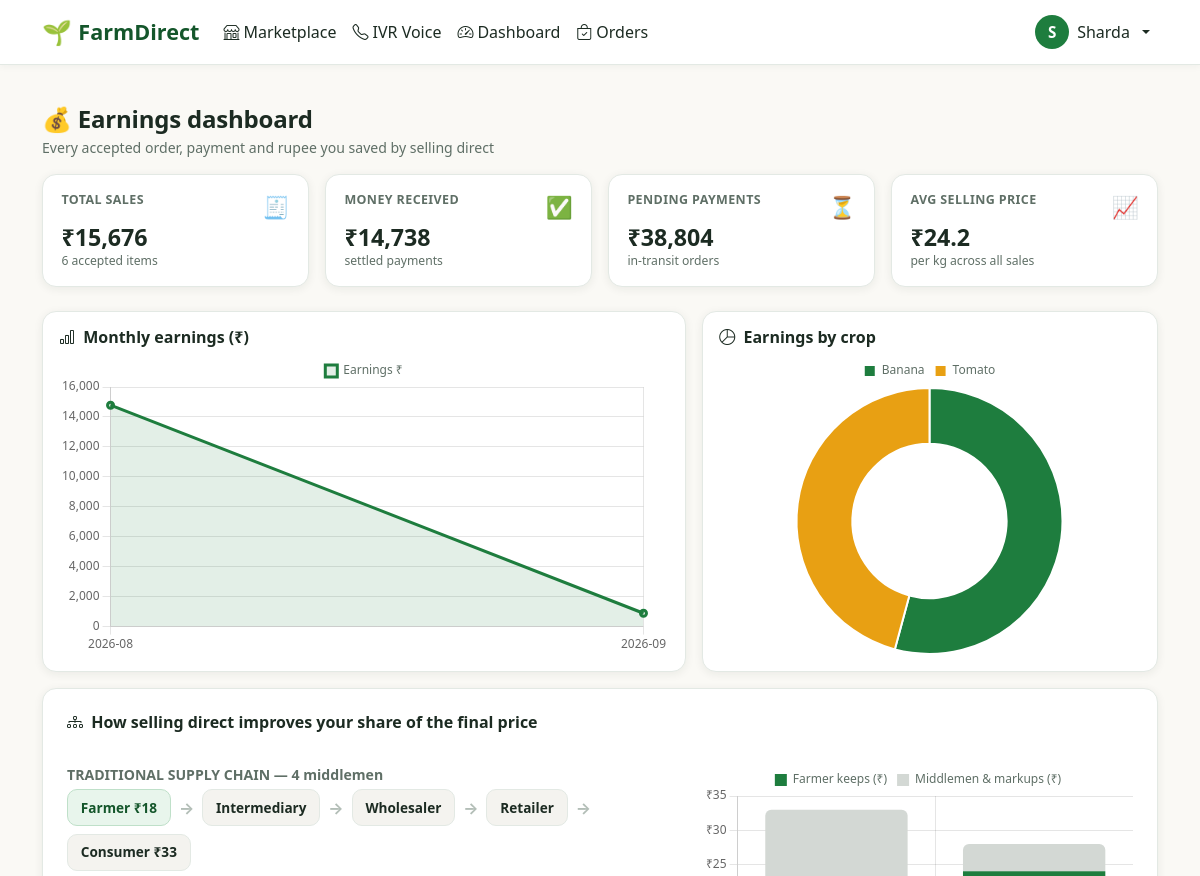
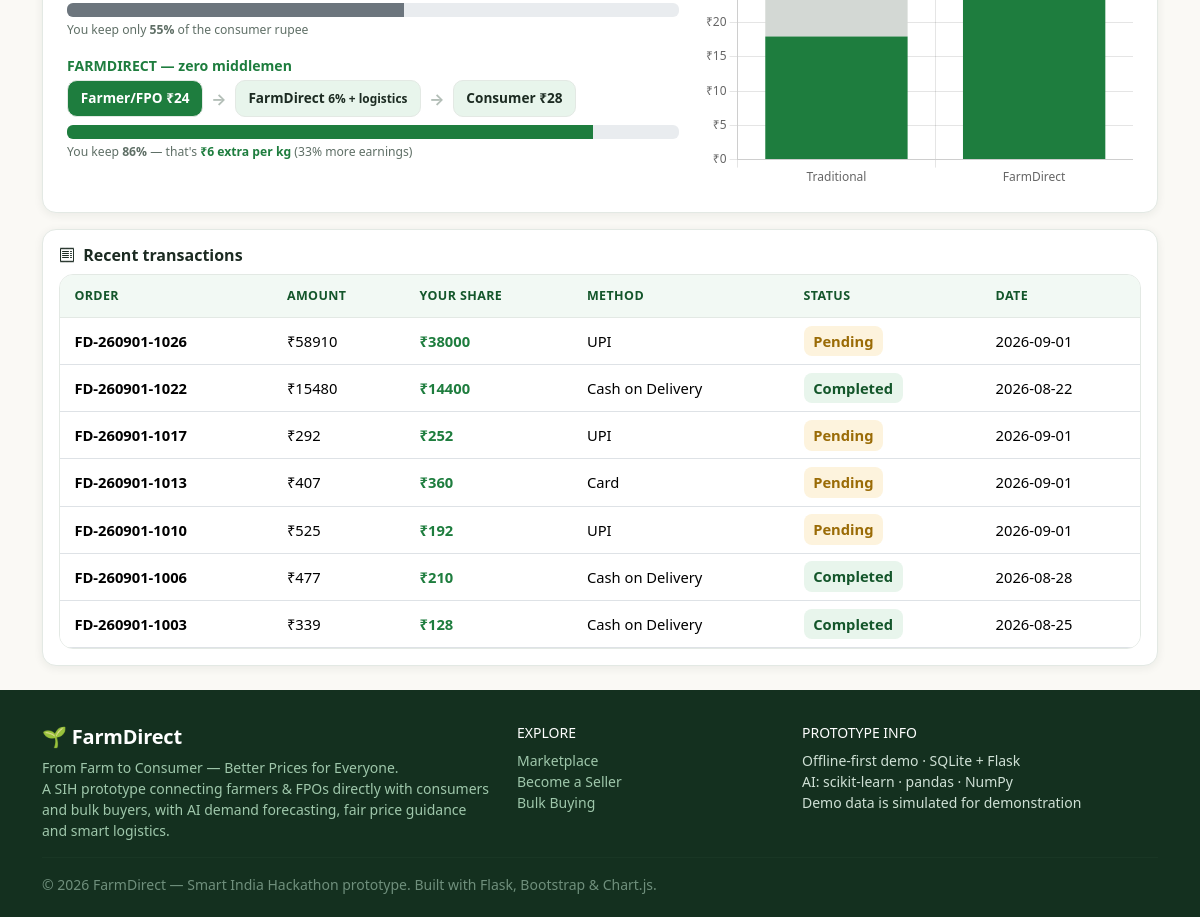
The page /farmer/earnings (signed in) on the database its author committed (2 pictures, top to bottom).
### tables this page shows
CREATE TABLE users (
    id            INTEGER PRIMARY KEY AUTOINCREMENT,
    name          TEXT NOT NULL,
    email         TEXT UNIQUE NOT NULL,
    phone         TEXT,
    password_hash TEXT NOT NULL,
    role          TEXT NOT NULL CHECK (role IN ('farmer','fpo','consumer','buyer','admin')),
    city          TEXT,
    state         TEXT,
    lat           REAL,
    lng           REAL,
    active        INTEGER DEFAULT 1,
    created_at    TEXT DEFAULT (datetime('now','localtime'))
);

CREATE TABLE payments (
    id           INTEGER PRIMARY KEY AUTOINCREMENT,
    order_id     INTEGER NOT NULL REFERENCES orders(id),
    buyer_id     INTEGER,
    farmer_id    INTEGER,
    amount       REAL NOT NULL,        -- total paid by buyer
    farmer_share REAL DEFAULT 0,       -- credited to farmer on delivery
    platform_fee REAL DEFAULT 0,
    delivery_fee REAL DEFAULT 0,
    method       TEXT DEFAULT 'UPI',
    status       TEXT DEFAULT 'pending' CHECK (status IN ('pending','completed','refunded')),
    txn_code     TEXT,
    created_at   TEXT DEFAULT (datetime('now','localtime'))
);

CREATE TABLE orders (
    id               INTEGER PRIMARY KEY AUTOINCREMENT,
    order_code       TEXT UNIQUE NOT NULL,          -- e.g. FD-260831-0142
    buyer_id         INTEGER NOT NULL REFERENCES users(id),
    buyer_type       TEXT DEFAULT 'consumer',       -- consumer / bulk
    total_amount     REAL NOT NULL,
    platform_fee     REAL DEFAULT 0,
    delivery_fee     REAL DEFAULT 0,
    delivery_address TEXT,
    delivery_city    TEXT,
    delivery_pincode TEXT,
    delivery_lat     REAL,
    delivery_lng     REAL,
    order_type       TEXT DEFAULT 'retail',         -- retail / bulk
    status           TEXT DEFAULT 'pending' CHECK (status IN
                       ('pending','confirmed','rejected','picked_up','in_transit','delivered','cancelled')),
    created_at       TEXT DEFAULT (datetime('now','localtime')),
    updated_at       TEXT
);

### views.py (the view)
@bp.route("/farmer/earnings")
@role_required("farmer", "fpo")
def farmer_earnings():
    uid = g.user["id"]
    kpi = db.query(
        "SELECT COALESCE(SUM(oi.subtotal),0) total_sales, COUNT(*) n_orders "
        "FROM order_items oi WHERE oi.farmer_id=? AND oi.item_status='accepted'", (uid,), one=True)
    paid = db.query(
        "SELECT COALESCE(SUM(p.farmer_share),0) v FROM payments p WHERE p.farmer_id=? "
        "AND p.status='completed'", (uid,), one=True)["v"]
    pending = db.query(
        "SELECT COALESCE(SUM(p.farmer_share),0) v FROM payments p WHERE p.farmer_id=? "
        "AND p.status='pending'", (uid,), one=True)["v"]
    avg_price = db.query(
        "SELECT AVG(oi.unit_price) v FROM order_items oi WHERE oi.farmer_id=?", (uid,), one=True)["v"]
    monthly = db.query(
        "SELECT substr(o.created_at,1,7) ym, SUM(oi.subtotal) amt, COUNT(*) n "
        "FROM order_items oi JOIN orders o ON o.id=oi.order_id "
        "WHERE oi.farmer_id=? AND oi.item_status='accepted' GROUP BY ym ORDER BY ym", (uid,))
    by_crop = db.query(
        "SELECT oi.crop, SUM(oi.subtotal) amt, SUM(oi.quantity_kg) qty, AVG(oi.unit_price) avgp "
        "FROM order_items oi WHERE oi.farmer_id=? GROUP BY oi.crop ORDER BY amt DESC", (uid,))
    txns = db.query(
        "SELECT p.*, o.order_code FROM payments p JOIN orders o ON o.id=p.order_id "
        "WHERE p.farmer_id=? ORDER BY p.id DESC LIMIT 10", (uid,))
    comparison = {
        "mandi_price": 18,          # what intermediary pays (sample: tomato)
        "suggested": 24,
        "consumer_direct": 28,
        "traditional_retail": 33,
    }
    comparison["farmer_share_traditional"] = round(
        comparison["mandi_price"] / comparison["traditional_retail"] * 100)
    comparison["farmer_share_direct"] = round(
        comparison["suggested"] / comparison["consumer_direct"] * 100)
    return render_template("farmer/earnings.html", kpi=kpi, paid=paid, pending=pending,
                           avg_price=avg_price, monthly=[dict(m) for m in monthly],
                           by_crop=by_crop, txns=txns, comparison=comparison,
                           cart_count=_cart_count())

### templates/farmer/earnings.html (shortened to what this page needs)
{% extends "base.html" %}
{% block content %}
<section class="container py-4">
  <h2 class="fd-section-title" style="font-size:1.5rem">💰 Earnings dashboard</h2>
  <p class="fd-subtle">Every accepted order, payment and rupee you saved by selling direct</p>
  <div class="row g-3 mb-1">
    <div class="col-6 col-md-3">
      <div class="fd-stat"><div class="d-flex justify-content-between"><span class="stat-label">Total sales</span><span class="stat-icon">🧾</span></div><div class="stat-value">{{ kpi['total_sales']|inr }}</div><div class="tiny-note">{{ kpi['n_orders'] }} accepted items</div></div>
    </div>
    <div class="col-6 col-md-3">
      <div class="fd-stat"><div class="d-flex justify-content-between"><span class="stat-label">Money received</span><span class="stat-icon">✅</span></div><div class="stat-value">{{ paid|inr }}</div><div class="tiny-note">settled payments</div></div>
    </div>
    <div class="col-6 col-md-3">
      <div class="fd-stat"><div class="d-flex justify-content-between"><span class="stat-label">Pending payments</span><span class="stat-icon">⏳</span></div><div class="stat-value stat-amber">{{ pending|inr }}</div><div class="tiny-note">in-transit orders</div></div>
    </div>
    <div class="col-6 col-md-3">
      <div class="fd-stat"><div class="d-flex justify-content-between"><span class="stat-label">Avg selling price</span><span class="stat-icon">📈</span></div><div class="stat-value">₹{{ '%.1f'|format(avg_price or 0) }}</div><div class="tiny-note">per kg across all sales</div></div>
    </div>
  </div>
  <div class="row g-3 mt-2">
    <div class="col-lg-7">
      <div class="fd-card p-3 h-100">
        <h6 class="fw-bold mb-2"><i class="bi bi-bar-chart me-1"></i> Monthly earnings (₹)</h6>
        <div class="chart-box"><canvas id="monthlyChart"></canvas></div>
      </div>
    </div>
    <div class="col-lg-5">
      <div class="fd-card p-3 h-100">
        <h6 class="fw-bold mb-2"><i class="bi bi-pie-chart me-1"></i> Earnings by crop</h6>
        <div class="chart-box"><canvas id="cropChart"></canvas></div>
      </div>
    </div>
  </div>
  <div class="fd-card p-4 mt-3">
    <h6 class="fw-bold"><i class="bi bi-diagram-3 me-1"></i> How selling direct improves your share of the final price</h6>
    <div class="row g-4 mt-1">
      <div class="col-lg-7">
        <div class="mb-3">
          <div class="fd-subtle fw-bold mb-1">TRADITIONAL SUPPLY CHAIN — 4 middlemen</div>
          <div class="fd-chain-row">
            <span class="fd-chain-node farmer">Farmer <b>₹{{ comparison.mandi_price }}</b></span><span class="fd-chain-arrow">→</span>
            <span class="fd-chain-node">Intermediary</span><span class="fd-chain-arrow">→</span>
            <span class="fd-chain-node">Wholesaler</span><span class="fd-chain-arrow">→</span>
            <span class="fd-chain-node">Retailer</span><span class="fd-chain-arrow">→</span>
            <span class="fd-chain-node">Consumer <b>₹{{ comparison.traditional_retail }}</b></span>
          </div>
          <div class="progress mt-2" style="height:14px"><div class="progress-bar bg-secondary" style="width:{{ comparison.farmer_share_traditional }}%"></div></div>
          <div class="tiny-note mt-1">You keep only <b>{{ comparison.farmer_share_traditional }}%</b> of the consumer rupee</div>
        </div>
        <div>
          <div class="fd-subtle fw-bold mb-1" style="color:var(--fd-green)">FARMDIRECT — zero middlemen</div>
          <div class="fd-chain-row">
            <span class="fd-chain-node farmer-direct">Farmer/FPO <b>₹{{ comparison.suggested }}</b></span><span class="fd-chain-arrow">→</span>
            <span class="fd-chain-node" style="background:var(--fd-green-light)">FarmDirect <small>6% + logistics</small></span><span class="fd-chain-arrow">→</span>
            <span class="fd-chain-node" style="background:var(--fd-green-light)">Consumer <b>₹{{ comparison.consumer_direct }}</b></span>
          </div>
          <div class="progress mt-2" style="height:14px"><div class="progress-bar" style="width:{{ comparison.farmer_share_direct }}%;background:var(--fd-green)"></div></div>
          <div class="tiny-note mt-1">You keep <b>{{ comparison.farmer_share_direct }}%</b> — that's <b style="color:var(--fd-green)">₹{{ comparison.suggested - comparison.mandi_price }} extra per kg</b> ({{ ((comparison.suggested / comparison.mandi_price - 1) * 100)|round(0)|int }}% more earnings)</div>
        </div>
      </div>
      <div class="col-lg-5">
        <div class="chart-box"><canvas id="shareChart"></canvas></div>
      </div>
    </div>
  </div>
  <div class="fd-card p-3 mt-3">
    <h6 class="fw-bold mb-2"><i class="bi bi-receipt me-1"></i> Recent transactions</h6>
    <div class="fd-table">
      <table class="table align-middle">
        <thead><tr><th>Order</th><th>Amount</th><th>Your share</th><th>Method</th><th>Status</th><th>Date</th></tr></thead>
        <tbody>
          {% for t in txns %}
          <tr>
            <td><b>{{ t['order_code'] }}</b></td>
            <td>₹{{ '%g'|format(t['amount']) }}</td>
            <td class="fw-bold" style="color:var(--fd-green)">₹{{ '%g'|format(t['farmer_share']) }}</td>
            <td class="small">{{ t['method'] }}</td>
            <td><span class="badge-fd {{ 'badge-status-delivered' if t['status'] == 'completed' else 'badge-status-pending' }}">{{ pretty_status(t['status']) }}</span></td>
            <td class="fd-meta">{{ t['created_at'][:10] }}</td>
          </tr>
          {% endfor %}
        </tbody>
      </table>
    </div>
  </div>
</section>
{% endblock %}
{% block scripts %}
<script>
new Chart(document.getElementById('monthlyChart'), {
  type: 'line',
  data: {
    labels: [{% for m in monthly %}'{{ m['ym'] }}',{% endfor %}],
    datasets: [{ label: 'Earnings ₹', data: [{% for m in monthly %}{{ '%g'|format(m['amt']) }},{% endfor %}],
      borderColor: '#1e7d3e', backgroundColor: 'rgba(30,125,62,.12)', fill: true, tension: .35, borderWidth: 3 }]
  },
  options: { scales: { y: { beginAtZero: true } } }
});
new Chart(document.getElementById('cropChart'), {
  type: 'doughnut',
  data: {
    labels: [{% for c in by_crop %}'{{ c['crop'] }}',{% endfor %}],
    datasets: [{ data: [{% for c in by_crop %}{{ '%g'|format(c['amt']) }},{% endfor %}],
      backgroundColor: ['#1e7d3e','#e8a013','#57b56e','#166088','#c94f3d','#5b3fa8'] }]
  },
  options: { cutout: '58%' }
});
new Chart(document.getElementById('shareChart'), {
  type: 'bar',
  data: {
    labels: ['Traditional', 'FarmDirect'],
    datasets: [
      { label: 'Farmer keeps (₹)', data: [{{ comparison.mandi_price }}, {{ comparison.suggested }}], backgroundColor: '#1e7d3e', borderRadius: 6 },
      { label: 'Middlemen & markups (₹)', data: [{{ comparison.traditional_retail - comparison.mandi_price }}, {{ comparison.consumer_direct - comparison.suggested }}], backgroundColor: '#d3d8d4', borderRadius: 6 }
    ]
  },
  options: {
    scales: { x: { stacked: true }, y: { stacked: true, beginAtZero: true, ticks: { callback: v => '₹' + v } } },
    plugins: { tooltip: { callbacks: { label: c => c.dataset.label + ': ₹' + c.raw + '/kg' } } }
  }
});
</script>
{% endblock %}

### templates/base.html (shortened to what this page needs)
<!doctype html>
<html lang="en">
<head>
  <link rel="stylesheet" href="{{ url_for('static', filename='vendor/bootstrap.min.css') }}">
  <link rel="stylesheet" href="{{ url_for('static', filename='vendor/bootstrap-icons.css') }}">
  <link rel="stylesheet" href="{{ url_for('static', filename='css/style.css') }}">
</head>
<body>
<nav class="navbar navbar-expand-lg fd-navbar sticky-top">
  <div class="container">
    <a class="navbar-brand" href="{{ url_for('views.landing') }}">
      <span style="font-size:1.5rem">🌱</span> FarmDirect
    </a>
    <div class="collapse navbar-collapse" id="fdnav">
      <ul class="navbar-nav me-auto mb-2 mb-lg-0">
        <li class="nav-item"><a class="nav-link" href="{{ url_for('views.marketplace') }}"><i class="bi bi-shop me-1"></i>Marketplace</a></li>
        <li class="nav-item"><a class="nav-link" href="{{ url_for('views.ivr_simulator') }}"><i class="bi bi-telephone me-1"></i>IVR Voice</a></li>
        {% if g.role in ('farmer','fpo') %}
          <li class="nav-item"><a class="nav-link" href="{{ url_for('views.farmer_dashboard') }}"><i class="bi bi-speedometer2 me-1"></i>Dashboard</a></li>
          <li class="nav-item"><a class="nav-link" href="{{ url_for('views.farmer_orders') }}"><i class="bi bi-bag-check me-1"></i>Orders</a></li>
        {% elif g.role == 'consumer' %}
          <li class="nav-item"><a class="nav-link" href="{{ url_for('views.consumer_dashboard') }}"><i class="bi bi-speedometer2 me-1"></i>Dashboard</a></li>
          <li class="nav-item"><a class="nav-link" href="{{ url_for('views.my_orders') }}"><i class="bi bi-bag-check me-1"></i>My Orders</a></li>
        {% elif g.role == 'buyer' %}
          <li class="nav-item"><a class="nav-link" href="{{ url_for('views.buyer_dashboard') }}"><i class="bi bi-speedometer2 me-1"></i>Bulk Dashboard</a></li>
        {% endif %}
      </ul>
      <ul class="navbar-nav ms-auto align-items-lg-center">
        {% if g.user %}
          <li class="nav-item dropdown">
            <a class="nav-link dropdown-toggle d-flex align-items-center gap-2" href="#" data-bs-toggle="dropdown">
              <span class="fd-avatar">{{ g.user['name'][:1] }}</span>
              <span class="d-lg-inline d-none">{{ g.user['name'].split(' ')[0] }}</span>
            </a>
          </li>
        {% else %}
          <li class="nav-item me-lg-2"><a class="btn btn-fd-outline" href="{{ url_for('auth.login') }}"><i class="bi bi-box-arrow-in-right me-1"></i>Login</a></li>
          <li class="nav-item"><a class="btn btn-fd" href="{{ url_for('auth.register') }}">Join Free</a></li>
        {% endif %}
      </ul>
    </div>
  </div>
</nav>
<main>
  {% block content %}{% endblock %}
</main>
<footer class="fd-footer mt-auto">
  <div class="container">
    <div class="row g-4">
      <div class="col-md-5">
        <h5 class="text-white">🌱 FarmDirect</h5>
        <p class="small mb-0" style="color:#9fc7ab">From Farm to Consumer — Better Prices for Everyone.<br>
        A SIH prototype connecting farmers &amp; FPOs directly with consumers and bulk buyers,
        with AI demand forecasting, fair price guidance and smart logistics.</p>
      </div>
      <div class="col-6 col-md-3">
        <h6 class="text-white small text-uppercase">Explore</h6>
        <ul class="list-unstyled small">
          <li><a href="{{ url_for('views.marketplace') }}">Marketplace</a></li>
          <li><a href="{{ url_for('auth.register') }}">Become a Seller</a></li>
          <li><a href="{{ url_for('auth.register') }}">Bulk Buying</a></li>
        </ul>
      </div>
      <div class="col-6 col-md-4">
        <h6 class="text-white small text-uppercase">Prototype Info</h6>
        <ul class="list-unstyled small">
          <li>Offline-first demo · SQLite + Flask</li>
          <li>AI: scikit-learn · pandas · NumPy</li>
          <li>Demo data is simulated for demonstration</li>
        </ul>
      </div>
    </div>
    <hr style="border-color:#2a4a35">
    <p class="small mb-0" style="color:#6f8f7c">© 2026 FarmDirect — Smart India Hackathon prototype. Built with Flask, Bootstrap &amp; Chart.js.</p>
  </div>
</footer>
{% block scripts %}{% endblock %}
</body>
</html>

### rows shown on the page
users: name "S", user.name "Sharda"
payments: order_code "FD-260901-1026", amount "58910", farmer_share "38000", method "UPI", status "Pending", created_at "2026-09-01"
payments: order_code "FD-260901-1022", amount "15480", farmer_share "14400", method "Cash on Delivery", status "Completed", created_at "2026-08-22"
payments: order_code "FD-260901-1017", amount "292", farmer_share "252", method "UPI", status "Pending", created_at "2026-09-01"
payments: order_code "FD-260901-1013", amount "407", farmer_share "360", method "Card", status "Pending", created_at "2026-09-01"
payments: order_code "FD-260901-1010", amount "525", farmer_share "192", method "UPI", status "Pending", created_at "2026-09-01"
payments: order_code "FD-260901-1006", amount "477", farmer_share "210", method "Cash on Delivery", status "Completed", created_at "2026-08-28"
payments: order_code "FD-260901-1003", amount "339", farmer_share "128", method "Cash on Delivery", status "Completed", created_at "2026-08-25"

### other values the page prints
{{ kpi['total_sales']|inr }} "₹15,676"
{{ kpi['n_orders'] }} "6"
{{ paid|inr }} "₹14,738"
{{ pending|inr }} "₹38,804"
{{ '%.1f'|format(avg_price or 0) }} "24.2"
{{ comparison.mandi_price }} "18"
{{ comparison.traditional_retail }} "33"
{{ comparison.farmer_share_traditional }} "55"
{{ comparison.suggested }} "24"
{{ comparison.consumer_direct }} "28"
{{ comparison.farmer_share_direct }} "86"
{{ comparison.suggested - comparison.mandi_price }} "6"
chart data {{ m['ym'] }} 2026-08, 2026-09
chart data {{ '%g'|format(m['amt']) }} 14784, 892
chart data {{ c['crop'] }} Banana, Tomato
